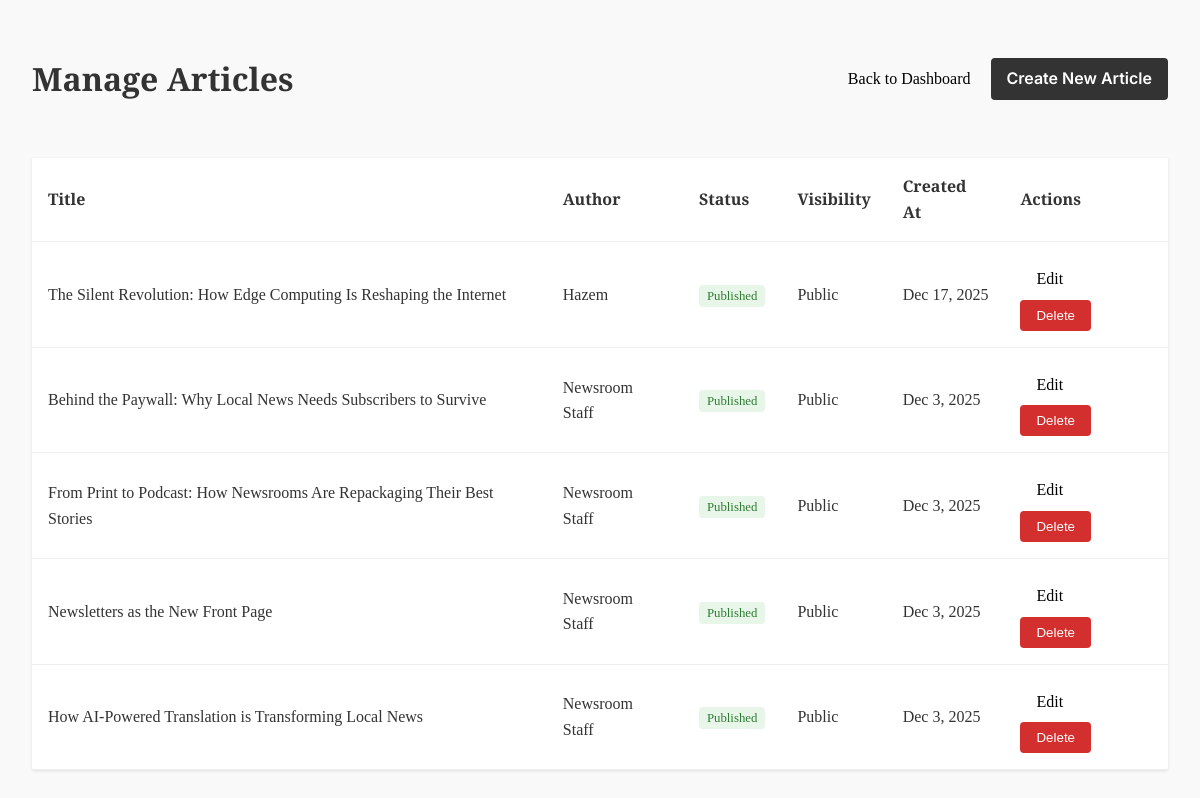
Page /index.php?page=admin_articles (signed in) on the earlier database version.
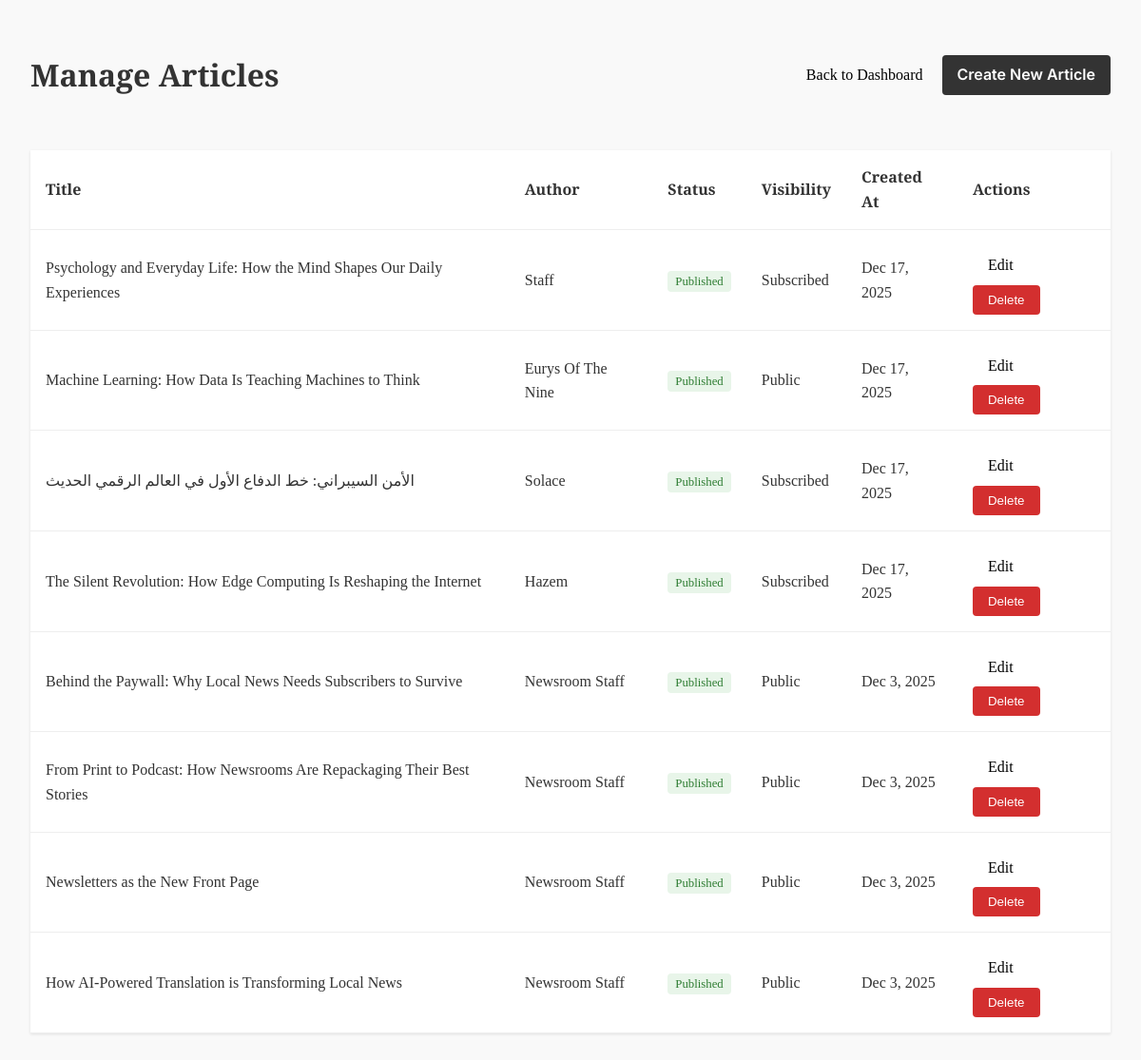
Same page on the later database version.
### tables this page shows
CREATE TABLE `articles` (
  `id` int NOT NULL AUTO_INCREMENT,
  `title` varchar(255) NOT NULL,
  `content` text NOT NULL,
  `author` varchar(100) DEFAULT NULL,
  `category` varchar(100) DEFAULT NULL,
  `language` varchar(10) DEFAULT 'en',
  `thumbnail` varchar(255) DEFAULT NULL,
  `created_at` timestamp NULL DEFAULT CURRENT_TIMESTAMP,
  `status` enum('draft','published','archived') DEFAULT 'draft',
  `scheduled_at` datetime DEFAULT NULL,
  `is_featured` tinyint(1) DEFAULT '0',
  `visibility` enum('public','subscribed') DEFAULT 'public',
  `tags` text,
  `required_level` int DEFAULT '0',
  `required_plan_id` int DEFAULT NULL,
  PRIMARY KEY (`id`)
);

### src/Controllers/Article_C.php (called while the page is built, shortened)
<?php
require_once __DIR__ . '/../Models/Article.php';
class ArticleController {
    private Article $articleModel;
    public function __construct() {
        $this->articleModel = new Article();
    }
    public function admin_index() {
        $articles = $this->articleModel->getAllAdmin();
        include __DIR__ . '/../Views/Admin/Articles/index.php';
    }
}

### src/index.php (called while the page is built, shortened)
<?php
require __DIR__ . '/config/DataBase_Connection.php';
require __DIR__ . '/core/Router.php';
require __DIR__ . '/Controllers/Article_C.php';
$selectedLang = $_SESSION['lang'] ?? 'en';
$page = $_GET['page'] ?? "";
Router::route($page, $selectedLang);

### src/Models/Article.php (called while the page is built, shortened)
<?php
require_once __DIR__ . "/../Config/DataBase_Connection.php";
class Article {
    private PDO $conn;
    public function __construct() {
        $db = new Database();
        $this->conn = $db->connect();
    }
    public function getAllAdmin(): array {
        $stmt = $this->conn->query("SELECT * FROM articles ORDER BY created_at DESC");
        return $stmt->fetchAll(PDO::FETCH_ASSOC);
    }
}

### src/Config/DataBase_Connection.php (called while the page is built, shortened)
<?php
if (!class_exists('Database')) {
class Database {
    private $host = "db";
    private $db_name = "News";
    private $username = "Rain";
    private $password = "Sunny";
    public function __construct() {
        $this->host = getenv('DB_HOST') ?: 'db';
        $this->db_name = getenv('DB_NAME') ?: 'News';
        $this->username = getenv('DB_USER') ?: 'Rain';
        $this->password = getenv('DB_PASS') ?: 'Sunny';
    }
    public function connect() {
        $this->conn = null;
        try {
            $this->conn = new PDO(
                "mysql:host={$this->host};dbname={$this->db_name};charset=utf8",
                $this->username,
                $this->password
            );
            $this->conn->setAttribute(PDO::ATTR_ERRMODE, PDO::ERRMODE_EXCEPTION);
        } catch(PDOException $e) {
            die("Database Connection Error: " . $e->getMessage());
        }
        return $this->conn;
    }
}
}

### src/Views/Admin/Articles/index.php (the view, shortened to what this page needs)
<!DOCTYPE html>
<html lang="en">
<head>
    <link rel="stylesheet" href="../../Assets/CSS/theme.css">
    <link rel="stylesheet" href="https://cdnjs.cloudflare.com/ajax/libs/font-awesome/6.0.0/css/all.min.css">
</head>
<body>
    <div class="admin-page">
        <div class="page-header">
            <h1>Manage Articles</h1>
            <div>
                <a href="index.php?page=admin" class="btn">Back to Dashboard</a>
                <a href="index.php?page=admin_article_create" class="btn btn-primary">Create New Article</a>
            </div>
        </div>
        <table class="table">
            <thead>
                <tr>
                    <th>Title</th>
                    <th>Author</th>
                    <th>Status</th>
                    <th>Visibility</th>
                    <th>Created At</th>
                    <th>Actions</th>
                </tr>
            </thead>
            <tbody>
                <?php foreach ($articles as $article): ?>
                <tr>
                    <td><?= htmlspecialchars($article['title']) ?></td>
                    <td><?= htmlspecialchars($article['author']) ?></td>
                    <td>
                        <span class="badge badge-<?= $article['status'] ?? 'draft' ?>">
                            <?= ucfirst($article['status'] ?? 'draft') ?>
                        </span>
                    </td>
                    <td><?= ucfirst($article['visibility'] ?? 'public') ?></td>
                    <td><?= date('M j, Y', strtotime($article['created_at'])) ?></td>
                    <td>
                        <a href="index.php?page=admin_article_edit&id=<?= $article['id'] ?>" class="btn">Edit</a>
                        <form action="index.php?page=admin_article_delete" method="POST" style="display:inline;" onsubmit="return confirm('Are you sure?');">
                            <button type="submit" class="btn btn-danger">Delete</button>
                        </form>
                    </td>
                </tr>
                <?php endforeach; ?>
            </tbody>
        </table>
    </div>
</body>
</html>

Differences in the rows shown:
added articles: title "Psychology and Everyday Life: How the Mind Shapes Our Daily Experiences", author "Staff", status "Published", visibility "Subscribed", created_at "Dec 17, 2025"
added articles: title "Machine Learning: How Data Is Teaching Machines to Think", author "Eurys Of The Nine", status "Published", visibility "Public", created_at "Dec 17, 2025"
added articles: title "الأمن السيبراني: خط الدفاع الأول في العالم الرقمي الحديث", author "Solace", status "Published", visibility "Subscribed", created_at "Dec 17, 2025"
changed articles "The Silent Revolution: How Edge Computing Is Reshaping the Internet": visibility "Public" → "Subscribed"
